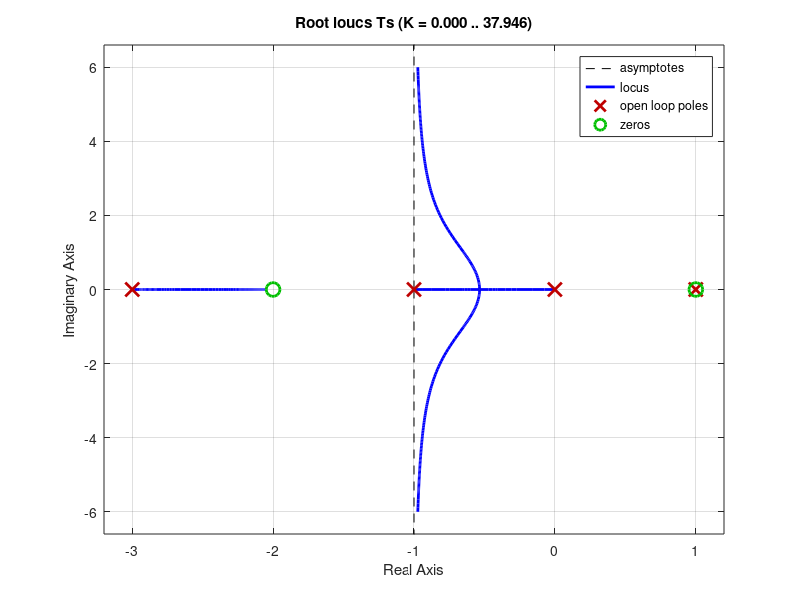

This figure's MATLAB source:
%% Simple understanding of state space
% System variables
M = 1000; k = 2000; B =1000;
A = [0 1; -k/M -B/M];
B = [0 ;1/M];
C = [1 0];
D = 0;
% Creating the state space system
sys = ss(A,B,C,D);
% Unit step response of the system
step(sys)

%% Changing state space to transfer function
[b, a] = ss2tf(A,B,C,D);
Gs = tf(b,a);
display(Gs)

%% Testing a controller
num = poly(-2);
denom = poly([1 -1 -3]);
Ps = tf(num,denom);
display(Ps)
c_num = poly(1);
c_denom = poly(0);
Cs = tf(c_num,c_denom);
Ts = Ps*Cs;
display(Ts)
rlocus(Ts);


